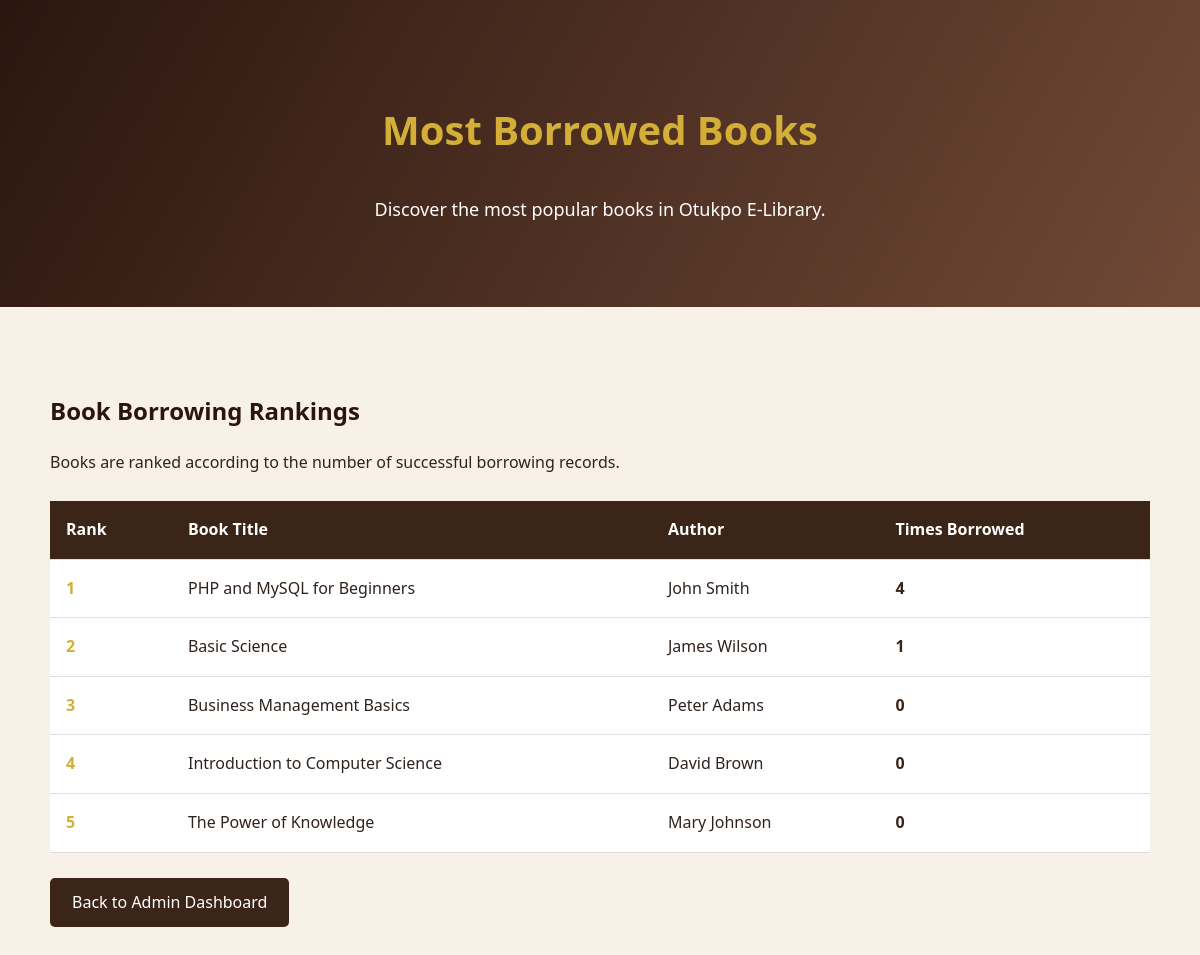
Page /admin/most_borrowed.php (signed in) on the earlier database version.
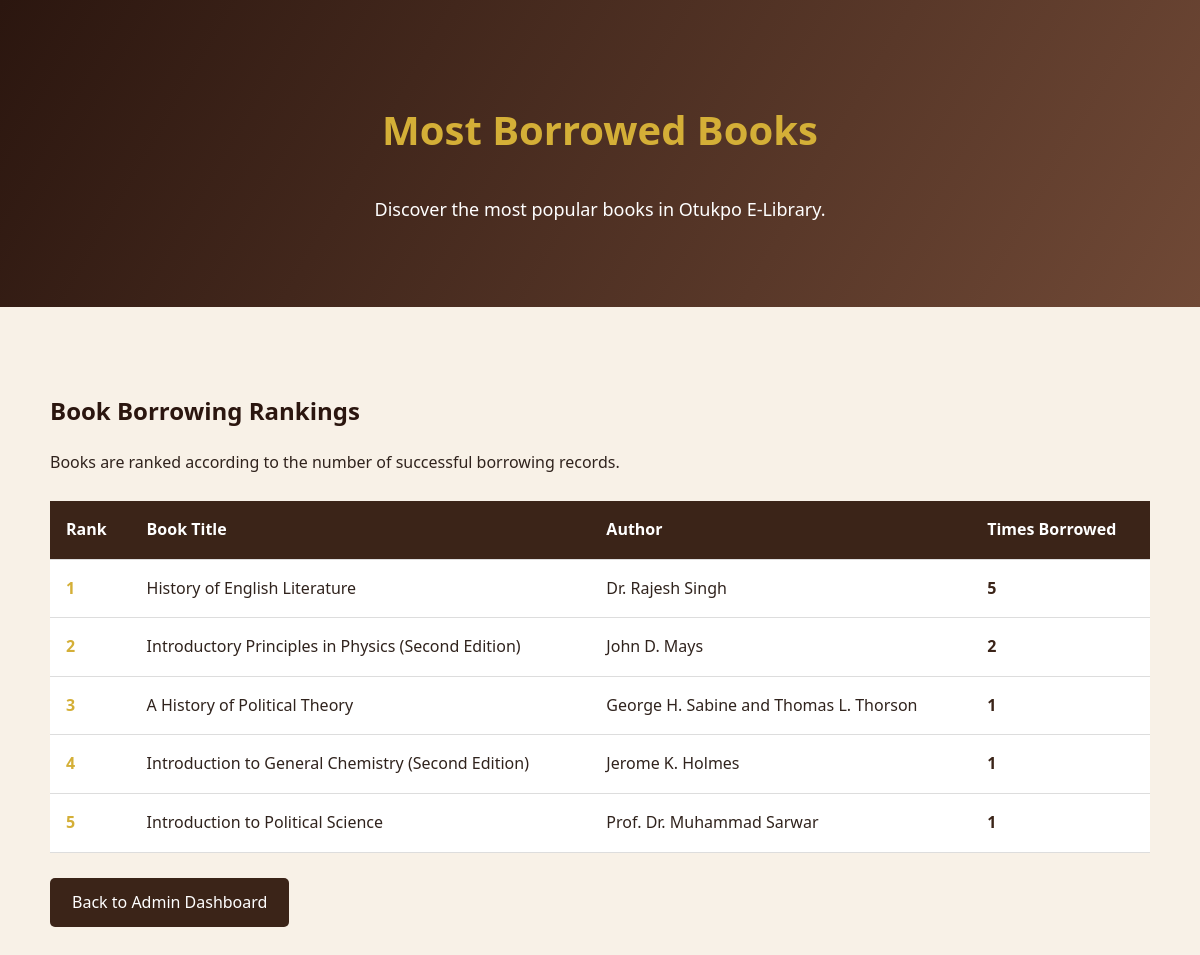
Same page on the later database version.
### tables this page shows
CREATE TABLE `books` (
  `id` int(11) NOT NULL,
  `title` varchar(255) NOT NULL,
  `author` varchar(150) NOT NULL,
  `category_id` int(11) DEFAULT NULL,
  `description` text DEFAULT NULL,
  `is_available` tinyint(1) DEFAULT 1,
  `cover_image` varchar(255) DEFAULT NULL,
  `coverimage` varchar(255) DEFAULT NULL
);

### admin/most_borrowed.php (the view, shortened to what this page needs)
<?php
$db = new Database();
$conn = $db->connect();
$sql = "SELECT
            books.id,
            books.title,
            books.author,
            COUNT(borrowings.id) AS total_borrows
        FROM books
        LEFT JOIN borrowings
            ON books.id = borrowings.book_id
            AND borrowings.status IN ('borrowed', 'returned')
        GROUP BY books.id, books.title, books.author
        ORDER BY total_borrows DESC, books.title ASC";
$stmt = $conn->prepare($sql);
$stmt->execute();
$books = $stmt->fetchAll(PDO::FETCH_ASSOC);
?>
<!DOCTYPE html>
<html lang="en">
<head>
    <link rel="stylesheet" href="../assets/css/style.css">
</head>
<body>
    <section class="catalogue-hero">
        <h1>Most Borrowed Books</h1>
        <p>
            Discover the most popular books in Otukpo E-Library.
        </p>
    </section>
    <section class="report-container">
        <h2>Book Borrowing Rankings</h2>
        <p>
            Books are ranked according to the number of successful borrowing records.
        </p>
        <?php if (!empty($books)): ?>
            <table class="report-table">
                <thead>
                    <tr>
                        <th>Rank</th>
                        <th>Book Title</th>
                        <th>Author</th>
                        <th>Times Borrowed</th>
                    </tr>
                </thead>
                <tbody>
                    <?php foreach ($books as $index => $book): ?>
                        <tr>
                            <td class="rank-number">
                                <?php echo $index + 1; ?>
                            </td>
                            <td>
                                <?php echo htmlspecialchars($book['title']); ?>
                            </td>
                            <td>
                                <?php echo htmlspecialchars($book['author']); ?>
                            </td>
                            <td class="total-borrows">
                                <?php echo (int) $book['total_borrows']; ?>
                            </td>
                        </tr>
                    <?php endforeach; ?>
                </tbody>
            </table>
        <?php else: ?>
            <div class="empty-report">
                No books are available for this report yet.
            </div>
        <?php endif; ?>
        <a href="dashboard.php" class="report-back">
            Back to Admin Dashboard
        </a>
    </section>
</body>
</html>

Differences in the rows shown:
removed books: title "Basic Science", author "James Wilson", total_borrows "1"
removed books: title "Business Management Basics", author "Peter Adams", total_borrows "0"
removed books: title "The Power of Knowledge", author "Mary Johnson", total_borrows "0"
changed books: title "PHP and MySQL for Beginners" → "History of English Literature"; author "John Smith" → "Dr. Rajesh Singh"; total_borrows "4" → "5"
added books: title "Introductory Principles in Physics (Second Edition)", author "John D. Mays", total_borrows "2"
added books: title "A History of Political Theory", author "George H. Sabine and Thomas L. Thorson", total_borrows "1"
added books: title "Introduction to General Chemistry (Second Edition)", author "Jerome K. Holmes", total_borrows "1"
changed books: title "Introduction to Computer Science" → "Introduction to Political Science"; author "David Brown" → "Prof. Dr. Muhammad Sarwar"; total_borrows "0" → "1"
